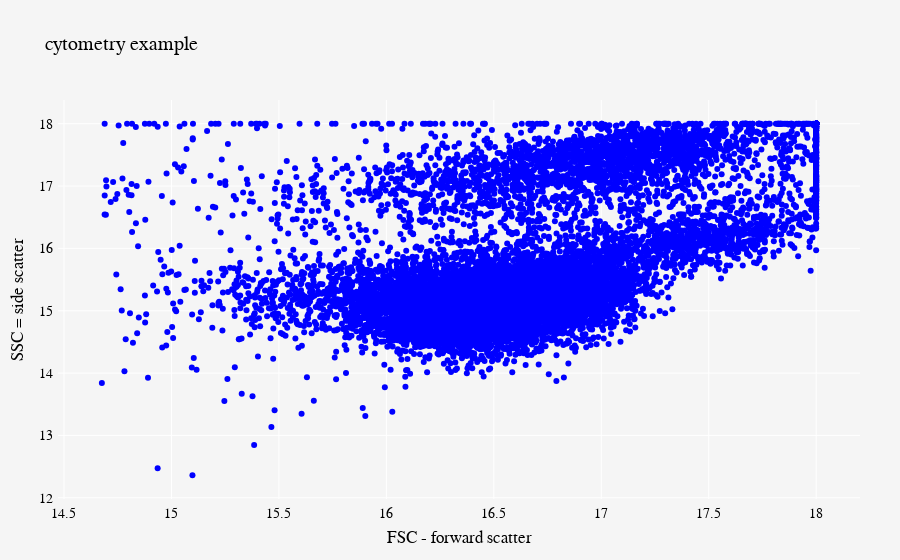

The notebook cell saved with this chart:
### Code cell
title = 'cytometry example'
fontsize=14; fontcolor='black';
width=2000; height=600;

fig = go.Figure()

fig.add_trace(go.Scatter(x=fcsLog, y=sscLog, 
                 # text=textList_one,
                 # hovertemplate = "pos: %{x}<br>count: %{y}</br>%{text}",
                 mode='markers', marker_color='blue') ) # name=name, marker_line_width=1,


fig.update_layout(
    # barmode = 'group',
    autosize=True,
    title=title,
    # width=width,
    # height=height,
    # template=template,
    margin=dict( l=40, r=40, b=40, t=100, pad=4),
    font=dict(
        family="Arial, bold, monospace",
        size=fontsize,
        color=fontcolor
    ),
    xaxis_title="FSC - forward scatter",
    yaxis_title="SSC = side scatter",
    paper_bgcolor="whitesmoke",
    plot_bgcolor= "whitesmoke", # lightgrey ivory gainsboro whitesmoke lightsteelblue 'lightcyan' 'azure', white, lightgrey, snow ivory beige powderblue
    showlegend=False
)
fig.show()

### Figure 1 — Plotly figure (JSON) as saved in the notebook; plotly's stock layout.template omitted (floating-point values rounded to 4 significant figures; data arrays with more than 128 entries replaced by an {"elided": "..."} marker saying what was removed)
{"data": [{"marker": {"color": "blue"}, "mode": "markers", "type": "scatter", "x": {"elided": "13305 float values"}, "y": {"elided": "13305 float values"}}], "layout": {"autosize": true, "font": {"color": "black", "family": "Arial, bold, monospace", "size": 14}, "margin": {"b": 40, "l": 40, "pad": 4, "r": 40, "t": 100}, "paper_bgcolor": "whitesmoke", "plot_bgcolor": "whitesmoke", "showlegend": false, "title": {"text": "cytometry example"}, "xaxis": {"title": {"text": "FSC - forward scatter"}}, "yaxis": {"title": {"text": "SSC = side scatter"}}}}
